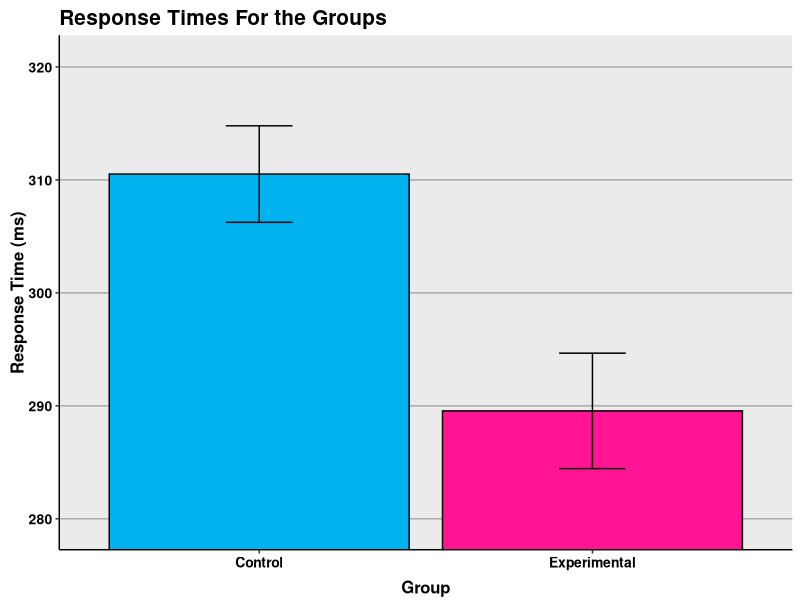

This chart was generated by the following R code:
## ---- chunk 1
dat<-read.csv("example5.csv")
## ---- chunk 2
str(dat)
## ---- chunk 3
mean(dat$rt[dat$group=="experimental"])
mean(dat$rt[dat$group=="control"])
## ---- chunk 4
t.test(dat$rt[dat$group=="control"],
       dat$rt[dat$group=="experimental"],
       var.equal=TRUE)
## ---- chunk 5
t.test(dat$rt[dat$group=="control"],
       dat$rt[dat$group=="experimental"],
       var.equal=TRUE,
       alternative="greater")
## ---- chunk 6
library(ggplot2)
library(gplots)
library(dplyr)
## ---- chunk 7
temp<-dat%>%group_by(group)%>%
  summarize(means=mean(rt), sems=sd(rt)/sqrt(length(rt)))
## ---- chunk 8
f<-ggplot(temp,aes(x=factor(group),y=means))+
  geom_bar(stat="identity", color="black",
           fill=c("deepskyblue2", "deeppink"))+
  geom_errorbar(aes(ymax=means+sems,
                    ymin=means-sems),
                width=.2)+
  ggtitle("Response Times For the Groups")+
  labs(x="Group", y="Response Time (ms)")+
  scale_x_discrete(breaks=c("control","experimental"),
                   labels=c("Control","Experimental"))+
  theme(plot.title=element_text(size=15,
                                face="bold",
                                vjust=.5))+
  theme(axis.title.x=element_text(size=12,
                                  face="bold",
                                  vjust=-.25))+
  theme(axis.title.y=element_text(size=12,
                                  face="bold",
                                  vjust=.25))+
  theme(axis.text.x=element_text(size=10,
                                 face="bold",
                                 color="black"))+
  theme(axis.text.y=element_text(size=10,
                                 face="bold",
                                 color="black"))+
  coord_cartesian(ylim=c(min(temp$means)-2*max(temp$sems),
                         max(temp$means)+2*max(temp$sems)))+
  theme(panel.border=element_blank(),
        axis.line=element_line())+
  theme(panel.grid.major.x=element_blank())+
  theme(panel.grid.major.y=element_line(color="darkgrey"))+
  theme(panel.grid.minor.y=element_blank())
f
## ---- chunk 9
t.test(dat$rt[dat$group=="control"],
       dat$rt[dat$group=="experimental"],
       var.equal=TRUE,
       paired=TRUE)
